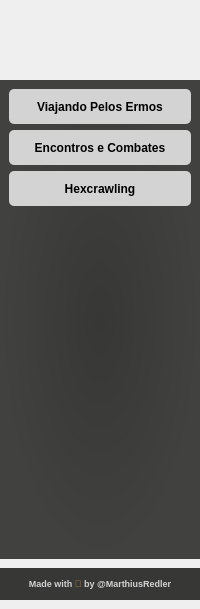
     <widget class="QFrame" name="menu_frame">
      <property name="minimumSize">
       <size>
        <width>200</width>
        <height>0</height>
       </size>
      </property>
      <property name="maximumSize">
       <size>
        <width>200</width>
        <height>16777215</height>
       </size>
      </property>
      <property name="frameShape">
       <enum>QFrame::NoFrame</enum>
      </property>
      <property name="frameShadow">
       <enum>QFrame::Raised</enum>
      </property>
      <layout class="QGridLayout" name="gridLayout_4">
       <property name="leftMargin">
        <number>0</number>
       </property>
       <property name="topMargin">
        <number>0</number>
       </property>
       <property name="rightMargin">
        <number>0</number>
       </property>
       <property name="bottomMargin">
        <number>0</number>
       </property>
       <property name="spacing">
        <number>0</number>
       </property>
       <item row="0" column="0">
        <widget class="QFrame" name="menu_frame_top">
         <property name="sizePolicy">
          <sizepolicy hsizetype="Preferred" vsizetype="MinimumExpanding">
           <horstretch>0</horstretch>
           <verstretch>0</verstretch>
          </sizepolicy>
         </property>
         <property name="minimumSize">
          <size>
           <width>0</width>
           <height>80</height>
          </size>
         </property>
         <property name="maximumSize">
          <size>
           <width>16777215</width>
           <height>80</height>
          </size>
         </property>
         <property name="styleSheet">
          <string notr="true">border: none;</string>
         </property>
         <property name="frameShape">
          <enum>QFrame::StyledPanel</enum>
         </property>
         <property name="frameShadow">
          <enum>QFrame::Raised</enum>
         </property>
         <layout class="QGridLayout" name="gridLayout_5">
          <item row="0" column="0">
           <widget class="QLabel" name="logo_label">
            <property name="sizePolicy">
             <sizepolicy hsizetype="Preferred" vsizetype="MinimumExpanding">
              <horstretch>0</horstretch>
              <verstretch>0</verstretch>
             </sizepolicy>
            </property>
            <property name="styleSheet">
             <string notr="true">image: url(:/img/resource/images/logo.png)</string>
            </property>
            <property name="text">
             <string/>
            </property>
            <property name="textFormat">
             <enum>Qt::PlainText</enum>
            </property>
            <property name="alignment">
             <set>Qt::AlignCenter</set>
            </property>
            <property name="openExternalLinks">
             <bool>true</bool>
            </property>
            <property name="textInteractionFlags">
             <set>Qt::LinksAccessibleByMouse</set>
            </property>
           </widget>
          </item>
         </layout>
        </widget>
       </item>
       <item row="3" column="0">
        <widget class="QFrame" name="menu_frame_bottom">
         <property name="sizePolicy">
          <sizepolicy hsizetype="Expanding" vsizetype="MinimumExpanding">
           <horstretch>0</horstretch>
           <verstretch>0</verstretch>
          </sizepolicy>
         </property>
         <property name="minimumSize">
          <size>
           <width>0</width>
           <height>50</height>
          </size>
         </property>
         <property name="maximumSize">
          <size>
           <width>16777215</width>
           <height>50</height>
          </size>
         </property>
         <property name="styleSheet">
          <string notr="true">QLabel {
	background-color: rgb(55, 55, 54);
	color: rgb(211, 211, 212);
	font-weight: 600;
}

QLabel::hover {
	background-color: rgb(158, 21, 16);
	color: rgb(211, 211, 212);
	font-weight: 600;
}</string>
         </property>
         <property name="frameShape">
          <enum>QFrame::NoFrame</enum>
         </property>
         <property name="frameShadow">
          <enum>QFrame::Plain</enum>
         </property>
         <layout class="QGridLayout" name="gridLayout_8">
          <property name="sizeConstraint">
           <enum>QLayout::SetMinimumSize</enum>
          </property>
          <property name="leftMargin">
           <number>0</number>
          </property>
          <property name="rightMargin">
           <number>0</number>
          </property>
          <property name="spacing">
           <number>0</number>
          </property>
          <item row="0" column="0">
           <widget class="QLabel" name="label">
            <property name="font">
             <font>
              <weight>75</weight>
              <bold>true</bold>
             </font>
            </property>
            <property name="cursor">
             <cursorShape>PointingHandCursor</cursorShape>
            </property>
            <property name="frameShape">
             <enum>QFrame::NoFrame</enum>
            </property>
            <property name="frameShadow">
             <enum>QFrame::Sunken</enum>
            </property>
            <property name="lineWidth">
             <number>0</number>
            </property>
            <property name="text">
             <string>&lt;html&gt;&lt;head/&gt;&lt;body&gt;&lt;p align=&quot;center&quot;&gt;&lt;span style=&quot; font-size:7pt;&quot;&gt;Made with &lt;/span&gt;&lt;span style=&quot; font-size:7pt; color:#b09954;&quot;&gt;💗&lt;/span&gt;&lt;span style=&quot; font-size:7pt;&quot;&gt; by &lt;/span&gt;&lt;a href=&quot;https://github.com/marthiusredler&quot;&gt;&lt;span style=&quot; font-size:7pt; text-decoration: none; color:#d3d3d4;&quot;&gt;@MarthiusRedler&lt;/span&gt;&lt;/a&gt;&lt;/p&gt;&lt;/body&gt;&lt;/html&gt;</string>
            </property>
            <property name="scaledContents">
             <bool>false</bool>
            </property>
            <property name="alignment">
             <set>Qt::AlignLeading|Qt::AlignLeft|Qt::AlignVCenter</set>
            </property>
            <property name="wordWrap">
             <bool>false</bool>
            </property>
            <property name="margin">
             <number>0</number>
            </property>
            <property name="indent">
             <number>0</number>
            </property>
            <property name="openExternalLinks">
             <bool>true</bool>
            </property>
            <property name="textInteractionFlags">
             <set>Qt::LinksAccessibleByMouse</set>
            </property>
           </widget>
          </item>
         </layout>
        </widget>
       </item>
       <item row="2" column="0">
        <widget class="QFrame" name="menu_frame_center">
         <property name="styleSheet">
          <string notr="true">QPushButton {
	min-height: 35px;
	background-color: rgb(211, 211, 212);
	border-radius: 5px;
	margin: 3px 0px;
	font-weight: 500;
}

QPushButton::hover {
	background-color: rgb(158, 21, 16);
	color: rgb(211, 211, 212);
	font-weight: 500;
}

QPushButton::pressed {
	background-color:rgb(65, 65, 64);
	color: rgb(211, 211, 212);
	border: 2px solid;
	border-color: rgb(158, 21, 16);
}

QFrame {
	background-color: qradialgradient(spread:pad, cx:0.5, cy:0.5, radius:0.5, fx:0.5, fy:0.506, stop:0 rgb(55, 55, 54), stop:1 rgb(65, 65, 64));
}</string>
         </property>
         <property name="frameShape">
          <enum>QFrame::NoFrame</enum>
         </property>
         <property name="frameShadow">
          <enum>QFrame::Plain</enum>
         </property>
         <property name="lineWidth">
          <number>1</number>
         </property>
         <layout class="QGridLayout" name="gridLayout_6">
          <property name="leftMargin">
           <number>9</number>
          </property>
          <property name="topMargin">
           <number>6</number>
          </property>
          <property name="rightMargin">
           <number>9</number>
          </property>
          <property name="bottomMargin">
           <number>0</number>
          </property>
          <property name="spacing">
           <number>0</number>
          </property>
          <item row="2" column="0">
           <widget class="QPushButton" name="menuBtn3">
            <property name="cursor">
             <cursorShape>PointingHandCursor</cursorShape>
            </property>
            <property name="text">
             <string>Hexcrawling</string>
            </property>
           </widget>
          </item>
          <item row="0" column="0">
           <widget class="QPushButton" name="menuBtn1">
            <property name="cursor">
             <cursorShape>PointingHandCursor</cursorShape>
            </property>
            <property name="text">
             <string>Viajando Pelos Ermos</string>
            </property>
           </widget>
          </item>
          <item row="3" column="0">
           <spacer name="verticalSpacer">
            <property name="orientation">
             <enum>Qt::Vertical</enum>
            </property>
            <property name="sizeType">
             <enum>QSizePolicy::MinimumExpanding</enum>
            </property>
            <property name="sizeHint" stdset="0">
             <size>
              <width>20</width>
              <height>350</height>
             </size>
            </property>
           </spacer>
          </item>
          <item row="1" column="0">
           <widget class="QPushButton" name="menuBtn2">
            <property name="cursor">
             <cursorShape>PointingHandCursor</cursorShape>
            </property>
            <property name="text">
             <string>Encontros e Combates</string>
            </property>
           </widget>
          </item>
         </layout>
        </widget>
       </item>
      </layout>
     </widget>
